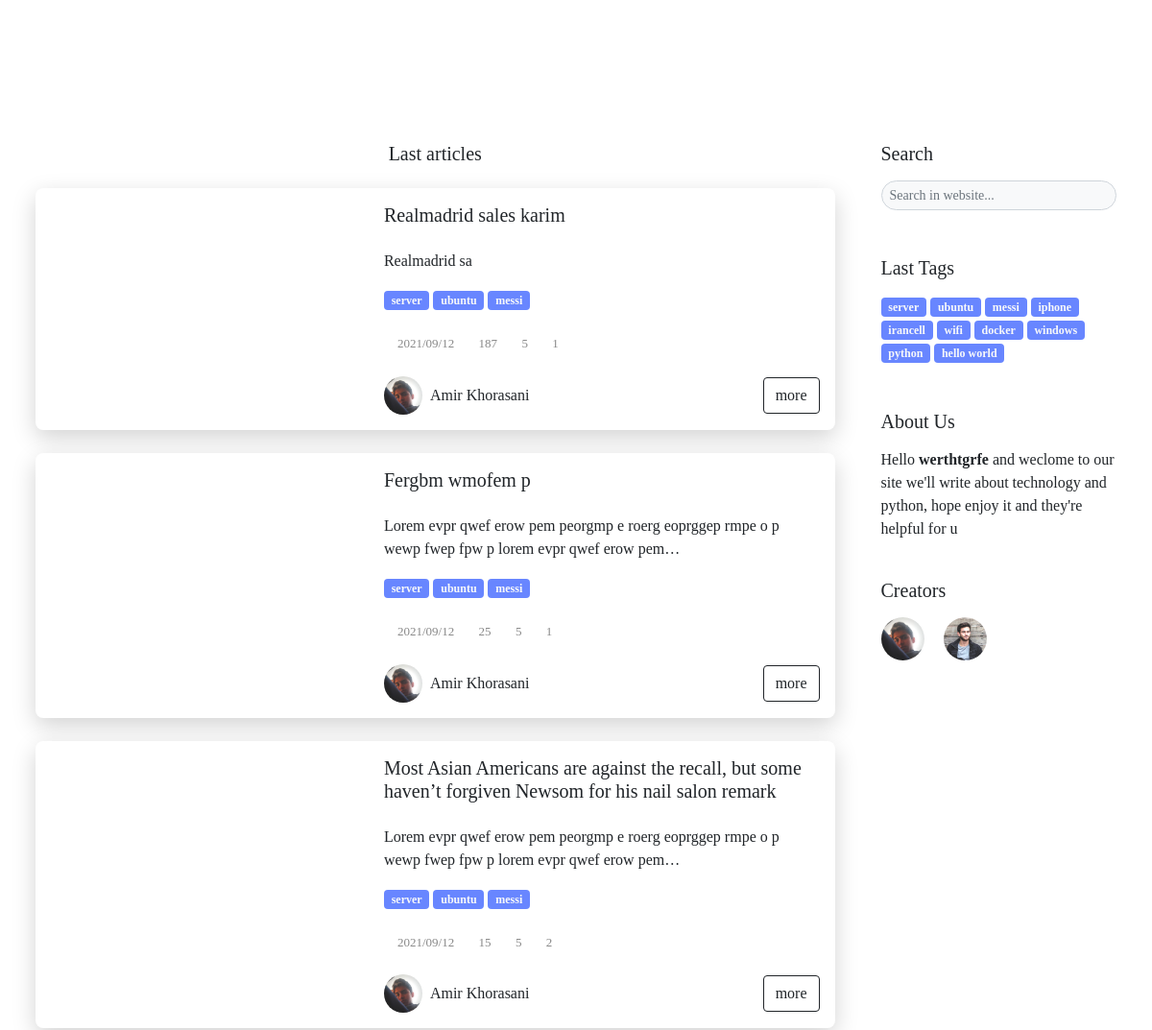
The app's page / (middle part), older data.
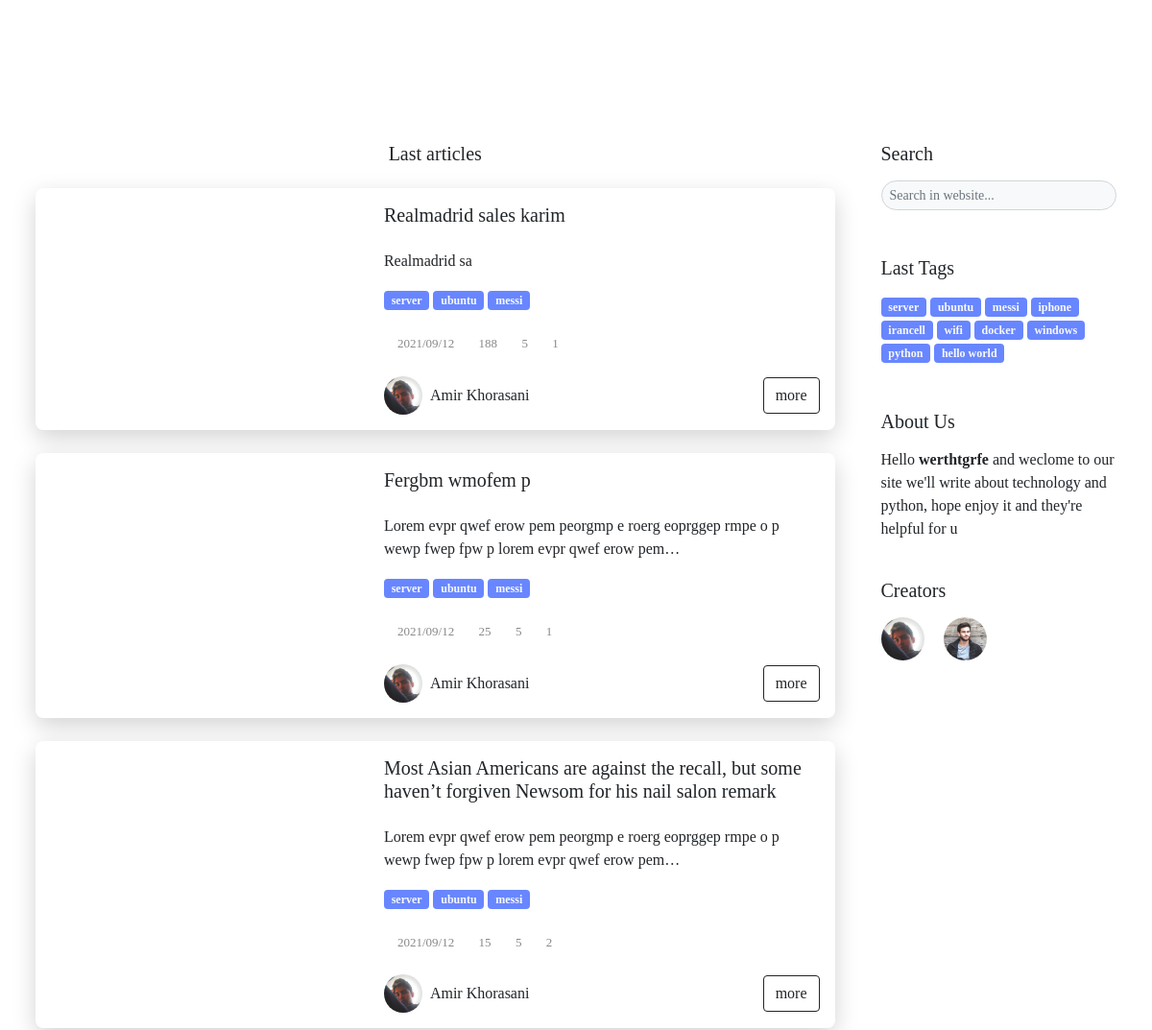
The same page, newer data.
### blog/models.py (models this page shows, shortened)
class Article(models.Model):
    title_en   = models.CharField(max_length=200) # english title
    desc_en    = models.TextField() # english description for article in home
    body_en    = RichTextUploadingField() # english body
    slug       = models.SlugField(max_length=100,unique=True) # slug of the article
    short_slug = models.SlugField(editable=False) # auto created in auto_slug_article function
    views      = models.IntegerField(default=0) # number of views this article
    status     = models.BooleanField(default=True) # article status => true:publish , false:draft
    created    = models.DateTimeField(auto_now_add=True) # auto complete created time
    updated    = models.DateTimeField(auto_now=True) # auto compelete last update
    author     = models.ForeignKey(User,editable=False,null=True,on_delete=models.SET_NULL,related_name='articles') # auto delete article on delete author
    category   = models.ManyToManyField(Category,blank=True,related_name='articles') # article categories
    thumbnail  = models.ImageField(upload_to='articles') # article thumbnail in post card and main page
    readtime   = models.IntegerField(default=0) # suggested time for readnig the article
    class Meta:
        verbose_name_plural = 'Articles'
        ordering            = ['-created'] # for new to old sorting in admin panel
    objects = ArticleManager() # set managers for this class
    def simple_created(self):
        return self.created.strftime("%Y/%m/%d")
    simple_created.short_description = "created"

class Comment(models.Model):
    admin    = models.ForeignKey(User,editable=False,default=None,null=True,on_delete=models.SET_NULL)
    article  = models.ForeignKey(Article,on_delete=models.CASCADE,related_name='comments')
    name     = CharField(max_length=50)
    desc     = RichTextField()
    created  = models.DateTimeField(auto_now_add=True) # date of comment creation
    reply_to = models.ForeignKey('self',null=True,blank=True,on_delete=models.CASCADE,related_name='replies') # for reply comments
    status   = models.BooleanField(default=False) # comment status => true:publish , false:draft
    avatar   = models.ForeignKey(Avatar,on_delete=models.SET_NULL,null=True) # comment avatar => has default and auto customize for admins
    class Meta:
        ordering = ('-created',)
    objects = CommentsManager() # set managers for this class

class User(AbstractUser):
    thumbnail     = models.ImageField(upload_to='creators',default='creators/default.png')
    telegram      = models.URLField(null=True,blank=True)
    instagram     = models.URLField(null=True,blank=True)
    github        = models.URLField(null=True,blank=True)
    user_page_url = models.CharField(max_length=200)
    desc          = RichTextField(null=True)
    skills        = models.CharField(max_length=500,null=True,help_text='pls separate the skills by 3')
    def full_capital_name(self):
        if self.first_name and self.last_name:
            return f'{self.first_name.capitalize()} {self.last_name.capitalize()}'
        else:
            return self.username.capitalize()

### blog/views.py (the view)
# urls.py: path('',Home,name='home'),
def Home(request):
    articles_query     = Article.objects.active()     # get all active articles
    articles_latest    = articles_query.order_by('-created')[:3]  # get 3 latest articles
    articles_mostvisit = articles_query.order_by('-views')[:3]    # get 3 most visited articles
    context = {
        'latest_articles'     :articles_latest,
        'most_viewed_articles':articles_mostvisit,
    }
    return render(request,'home.html',context)

### blog/models.py (called while the page is built)
	def active(self):
		return self.filter(status=True)

    def active(self):
        return self.filter(status=True)

    def active(self):
        return self.filter(status=True)

### blog/templatetags/template_tags.py (called while the page is built)
@register.simple_tag
def site_setting(value):
    try:
        return contents.data_set[value]
    except:
        pass

@register.inclusion_tag('partials/col_4_about.html')
def col_4_about():
    return {
        'col_4_about': contents.data_set['about']
    }

@register.inclusion_tag('partials/col_4_tags.html')
def col_4_tags():
    categories_query          = Category.objects.active()   # get all active categories
    categories_query          = [category for category in categories_query if len(category.articles.active()) > 0] #check if length is bigger than 0 and tag already used before
    if len(categories_query) <= contents.data_set['col_4_tags_count']:
        return {
            'fix' : True,
            'col_4_tags': categories_query,
        }
    else:
        return {
            'fix' : False,
            'col_4_tags': categories_query[:contents.data_set['col_4_tags_count']],
        }

### template/home.html (shortened to what the changed rows need)
{% load static %}
{% load template_tags %}
<!DOCTYPE html>
<html lang="en">
<head>
    <link rel="stylesheet" href="{% static 'blog/css/swiper.min.css' %}">
    <link rel="stylesheet" href="{% static 'blog/css/bootstrap.css' %}">
    <link rel="stylesheet" href="{% static 'blog/fontawesome-free-5.15.3-web/css/all.css' %}">
    <link rel="stylesheet" href="{% static 'blog/css/custom.css' %}">
    <link rel="stylesheet" href="{% static 'blog/css/responsiv.css' %}">
    <link rel="stylesheet" href="{% static 'blog/css/pages/index.css' %}">
</head>
<body data-src="/media/img/header.jpg">
    <main class="py-5">
        <div class="container">
            <div class="row gx-md-5">
                <div class="col-md-8 col-lg-9">
                    <section>
                        {% for article in latest_articles %}
                        <div class="card rounded my-4 overflow-hidden">
                            <div class="row g-0">
                                <div class="col-lg-6 col-xl-5 p-3">
                                    <div class="img-card h-100 rounded" data-src="'{{ article.thumbnail.url }}'"></div>
                                </div>
                                <div class="col-lg-6 col-xl-7 p-3">
                                    <h5 class="pb-3">
                                        {{ article.title_en|capfirst }}
                                    </h5>
                                    <p class="mb-3">
                                        {{ article.desc_en|capfirst|safe|truncatechars:100 }}
                                    </p>
                                    {% for category in article.category.active %}
                                    <a href="{% url 'blog:tag' category.slug %}" class="badge bg-info text-light text-decoration-none">
                                            {{ category.name_en|lower }}
                                        </a> {% endfor %}
                                    <div class="icons-card pt-2 mt-3">
                                        <div class="d-inline-flex w-auto align-items-center flex-wrap">
                                            <i class="fas fa-calendar"></i>
                                            <p class="m-0 ps-1 pe-2">{{ article.created|date:'Y/m/d' }}</p>
                                        </div>
                                        <div class="d-inline-flex w-auto align-items-center flex-wrap">
                                            <i class="fas fa-eye"></i>
                                            <p class="m-0 ps-1 pe-2">{{ article.views }}</p>
                                        </div>
                                        <div class="d-inline-flex w-auto align-items-center flex-wrap">
                                            <i class="fas fa-clock"></i>
                                            <p class="m-0 ps-1 pe-2">{{ article.readtime }}</p>
                                        </div>
                                        <div class="d-inline-flex w-auto align-items-center flex-wrap">
                                            <i class="fas fa-comment"></i>
                                            <p class="m-0 ps-1 pe-2">{{ article.comments.active|length }}</p>
                                        </div>
                                    </div>
                                    <div class="d-flex align-items-center justify-content-between flex-wrap">
                                        <a href="/{{ article.author.user_page_url }}" class="pe-3 text-decoration-none mt-4 text-dark d-inline-flex align-items-center">
                                            <img src="{{ article.author.thumbnail.url }}" class="img-sm rounded-pill" alt="">
                                            <div class="px-2">
                                                <span>
                                                        {{ article.author.full_capital_name }}
                                                    </span>
                                            </div>
                                        </a>
                                        <a href="{% url 'blog:article_slug' article.slug %}" class="btn btn-outline-dark d-block ms-auto mt-4">
                                                more
                                            </a>
                                    </div>
                                </div>
                            </div>
                        </div>
                        {% endfor %}
                    </section>
                </div>
            </div>
        </div>
    </main>
</body>
</html>

Row changes from the older to the newer data that the page shows:
changed Article "Realmadrid sales karim": views "187" → "188"
